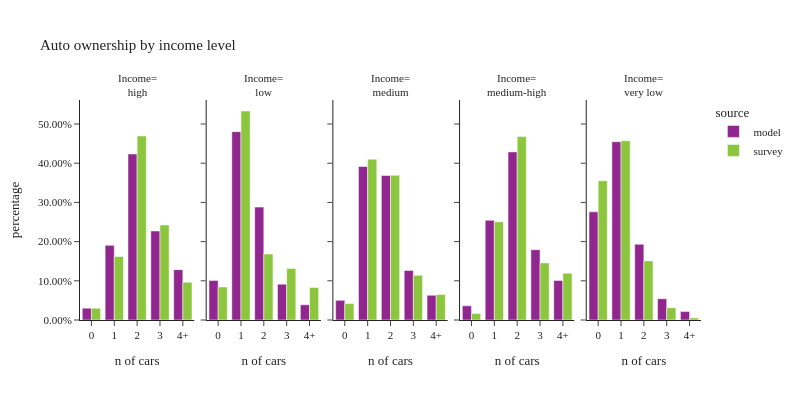

The cell this chart's notebook holds for it:
### Code cell
plot_auto(hh,'hhincome_4group','income level', 'Income')

### Figure 1 — Plotly figure (JSON) as saved in the notebook; plotly's stock layout.template omitted (floating-point values rounded to 4 significant figures)
{"data": [{"alignmentgroup": "True", "customdata": [[13142], [82713], [183972], [98681], [55798]], "hovertemplate": "source=model<br>hhincome_4group=high<br>hhvehs_4+=%{x}<br>percentage=%{y}<br>sample count=%{customdata[0]}<extra></extra>", "legendgroup": "model", "marker": {"color": "#91268F", "pattern": {"shape": ""}}, "name": "model", "offsetgroup": "model", "orientation": "v", "showlegend": true, "textposition": "auto", "type": "bar", "x": ["0", "1", "2", "3", "4+"], "xaxis": "x", "y": [0.03026, 0.1904, 0.4236, 0.2272, 0.1285], "yaxis": "y"}, {"alignmentgroup": "True", "customdata": [[21942], [104311], [62531], [19850], [8422]], "hovertemplate": "source=model<br>hhincome_4group=low<br>hhvehs_4+=%{x}<br>percentage=%{y}<br>sample count=%{customdata[0]}<extra></extra>", "legendgroup": "model", "marker": {"color": "#91268F", "pattern": {"shape": ""}}, "name": "model", "offsetgroup": "model", "orientation": "v", "showlegend": false, "textposition": "auto", "type": "bar", "x": ["0", "1", "2", "3", "4+"], "xaxis": "x2", "y": [0.1011, 0.4806, 0.2881, 0.09145, 0.0388], "yaxis": "y2"}, {"alignmentgroup": "True", "customdata": [[21711], [169728], [159805], [54872], [27342]], "hovertemplate": "source=model<br>hhincome_4group=medium<br>hhvehs_4+=%{x}<br>percentage=%{y}<br>sample count=%{customdata[0]}<extra></extra>", "legendgroup": "model", "marker": {"color": "#91268F", "pattern": {"shape": ""}}, "name": "model", "offsetgroup": "model", "orientation": "v", "showlegend": false, "textposition": "auto", "type": "bar", "x": ["0", "1", "2", "3", "4+"], "xaxis": "x3", "y": [0.05009, 0.3916, 0.3687, 0.1266, 0.06308], "yaxis": "y3"}, {"alignmentgroup": "True", "customdata": [[15764], [110459], [186293], [77948], [43877]], "hovertemplate": "source=model<br>hhincome_4group=medium-high<br>hhvehs_4+=%{x}<br>percentage=%{y}<br>sample count=%{customdata[0]}<extra></extra>", "legendgroup": "model", "marker": {"color": "#91268F", "pattern": {"shape": ""}}, "name": "model", "offsetgroup": "model", "orientation": "v", "showlegend": false, "textposition": "auto", "type": "bar", "x": ["0", "1", "2", "3", "4+"], "xaxis": "x4", "y": [0.03629, 0.2543, 0.4289, 0.1795, 0.101], "yaxis": "y4"}, {"alignmentgroup": "True", "customdata": [[59543], [98126], [41728], [11715], [4643]], "hovertemplate": "source=model<br>hhincome_4group=very low<br>hhvehs_4+=%{x}<br>percentage=%{y}<br>sample count=%{customdata[0]}<extra></extra>", "legendgroup": "model", "marker": {"color": "#91268F", "pattern": {"shape": ""}}, "name": "model", "offsetgroup": "model", "orientation": "v", "showlegend": false, "textposition": "auto", "type": "bar", "x": ["0", "1", "2", "3", "4+"], "xaxis": "x5", "y": [0.276, 0.4548, 0.1934, 0.0543, 0.02152], "yaxis": "y5"}, {"alignmentgroup": "True", "customdata": [[47], [221], [222], [62], [23]], "hovertemplate": "source=survey<br>hhincome_4group=high<br>hhvehs_4+=%{x}<br>percentage=%{y}<br>sample count=%{customdata[0]}<extra></extra>", "legendgroup": "survey", "marker": {"color": "#8CC63E", "pattern": {"shape": ""}}, "name": "survey", "offsetgroup": "survey", "orientation": "v", "showlegend": true, "textposition": "auto", "type": "bar", "x": ["0", "1", "2", "3", "4+"], "xaxis": "x", "y": [0.02983, 0.1622, 0.4694, 0.2424, 0.09619], "yaxis": "y"}, {"alignmentgroup": "True", "customdata": [[72], [152], [43], [12], [5]], "hovertemplate": "source=survey<br>hhincome_4group=low<br>hhvehs_4+=%{x}<br>percentage=%{y}<br>sample count=%{customdata[0]}<extra></extra>", "legendgroup": "survey", "marker": {"color": "#8CC63E", "pattern": {"shape": ""}}, "name": "survey", "offsetgroup": "survey", "orientation": "v", "showlegend": false, "textposition": "auto", "type": "bar", "x": ["0", "1", "2", "3", "4+"], "xaxis": "x2", "y": [0.08411, 0.5332, 0.1682, 0.1316, 0.08297], "yaxis": "y2"}, {"alignmentgroup": "True", "customdata": [[123], [453], [230], [52], [24]], "hovertemplate": "source=survey<br>hhincome_4group=medium<br>hhvehs_4+=%{x}<br>percentage=%{y}<br>sample count=%{customdata[0]}<extra></extra>", "legendgroup": "survey", "marker": {"color": "#8CC63E", "pattern": {"shape": ""}}, "name": "survey", "offsetgroup": "survey", "orientation": "v", "showlegend": false, "textposition": "auto", "type": "bar", "x": ["0", "1", "2", "3", "4+"], "xaxis": "x3", "y": [0.0419, 0.4102, 0.3691, 0.114, 0.06482], "yaxis": "y3"}, {"alignmentgroup": "True", "customdata": [[84], [403], [371], [98], [48]], "hovertemplate": "source=survey<br>hhincome_4group=medium-high<br>hhvehs_4+=%{x}<br>percentage=%{y}<br>sample count=%{customdata[0]}<extra></extra>", "legendgroup": "survey", "marker": {"color": "#8CC63E", "pattern": {"shape": ""}}, "name": "survey", "offsetgroup": "survey", "orientation": "v", "showlegend": false, "textposition": "auto", "type": "bar", "x": ["0", "1", "2", "3", "4+"], "xaxis": "x4", "y": [0.01628, 0.2504, 0.468, 0.1457, 0.1196], "yaxis": "y4"}, {"alignmentgroup": "True", "customdata": [[247], [242], [51], [15], [4]], "hovertemplate": "source=survey<br>hhincome_4group=very low<br>hhvehs_4+=%{x}<br>percentage=%{y}<br>sample count=%{customdata[0]}<extra></extra>", "legendgroup": "survey", "marker": {"color": "#8CC63E", "pattern": {"shape": ""}}, "name": "survey", "offsetgroup": "survey", "orientation": "v", "showlegend": false, "textposition": "auto", "type": "bar", "x": ["0", "1", "2", "3", "4+"], "xaxis": "x5", "y": [0.3554, 0.4572, 0.1508, 0.03123, 0.005412], "yaxis": "y5"}], "layout": {"annotations": [{"font": {}, "showarrow": false, "text": "Income=<br>high", "x": 0.092, "xanchor": "center", "xref": "paper", "y": 1, "yanchor": "bottom", "yref": "paper"}, {"font": {}, "showarrow": false, "text": "Income=<br>low", "x": 0.296, "xanchor": "center", "xref": "paper", "y": 1, "yanchor": "bottom", "yref": "paper"}, {"font": {}, "showarrow": false, "text": "Income=<br>medium", "x": 0.5, "xanchor": "center", "xref": "paper", "y": 1, "yanchor": "bottom", "yref": "paper"}, {"font": {}, "showarrow": false, "text": "Income=<br>medium-high", "x": 0.704, "xanchor": "center", "xref": "paper", "y": 1, "yanchor": "bottom", "yref": "paper"}, {"font": {}, "showarrow": false, "text": "Income=<br>very low", "x": 0.908, "xanchor": "center", "xref": "paper", "y": 1, "yanchor": "bottom", "yref": "paper"}], "barmode": "group", "font": {"size": 11}, "height": 400, "legend": {"title": {"text": "source"}, "tracegroupgap": 0}, "title": {"text": "Auto ownership by income level"}, "width": 800, "xaxis": {"anchor": "y", "domain": [0, 0.184], "title": {"text": "n of cars"}}, "xaxis2": {"anchor": "y2", "domain": [0.204, 0.388], "matches": "x", "title": {"text": "n of cars"}}, "xaxis3": {"anchor": "y3", "domain": [0.408, 0.592], "matches": "x", "title": {"text": "n of cars"}}, "xaxis4": {"anchor": "y4", "domain": [0.612, 0.796], "matches": "x", "title": {"text": "n of cars"}}, "xaxis5": {"anchor": "y5", "domain": [0.816, 1], "matches": "x", "title": {"text": "n of cars"}}, "yaxis": {"anchor": "x", "domain": [0, 1], "tickformat": ".2%", "title": {"text": "percentage"}}, "yaxis2": {"anchor": "x2", "domain": [0, 1], "matches": "y", "showticklabels": false, "tickformat": ".2%"}, "yaxis3": {"anchor": "x3", "domain": [0, 1], "matches": "y", "showticklabels": false, "tickformat": ".2%"}, "yaxis4": {"anchor": "x4", "domain": [0, 1], "matches": "y", "showticklabels": false, "tickformat": ".2%"}, "yaxis5": {"anchor": "x5", "domain": [0, 1], "matches": "y", "showticklabels": false, "tickformat": ".2%"}}}
